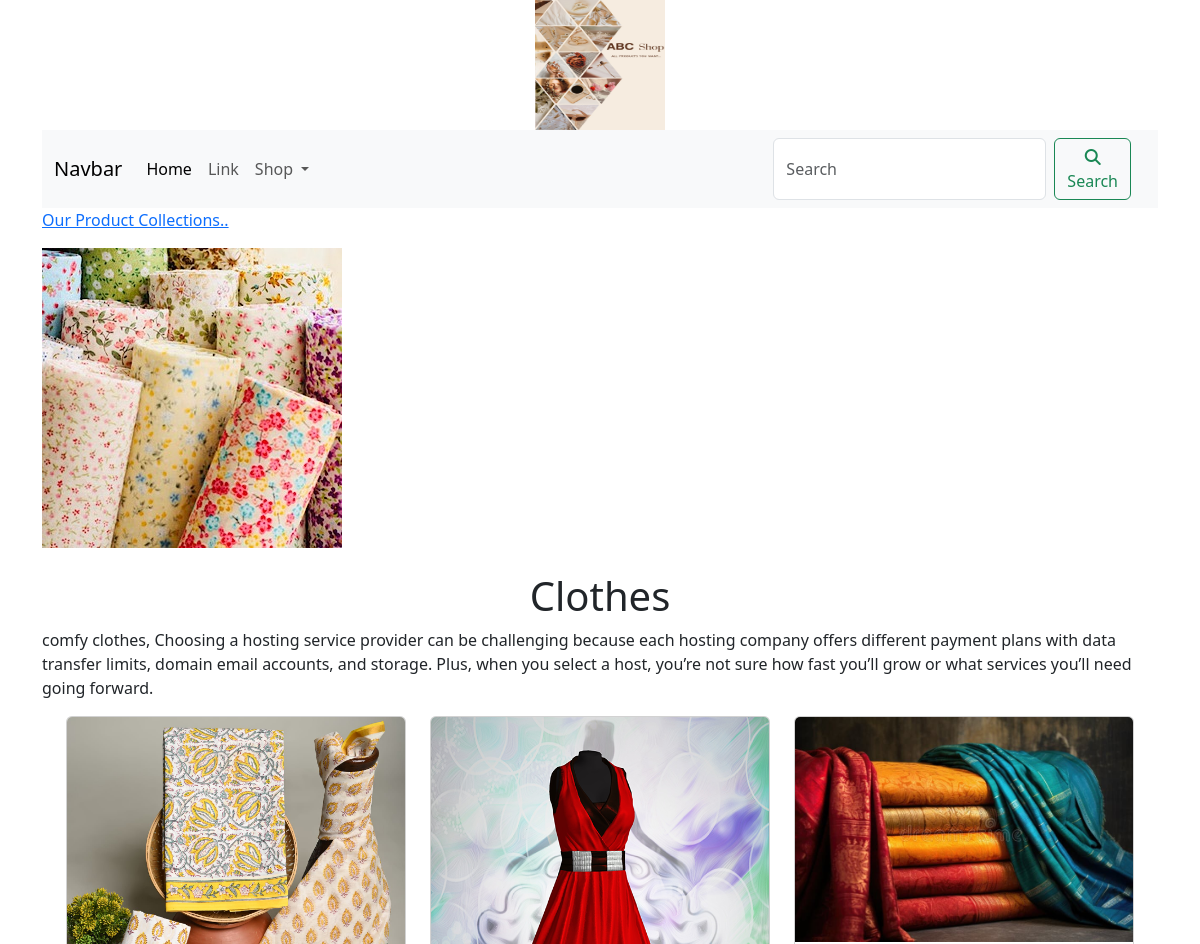
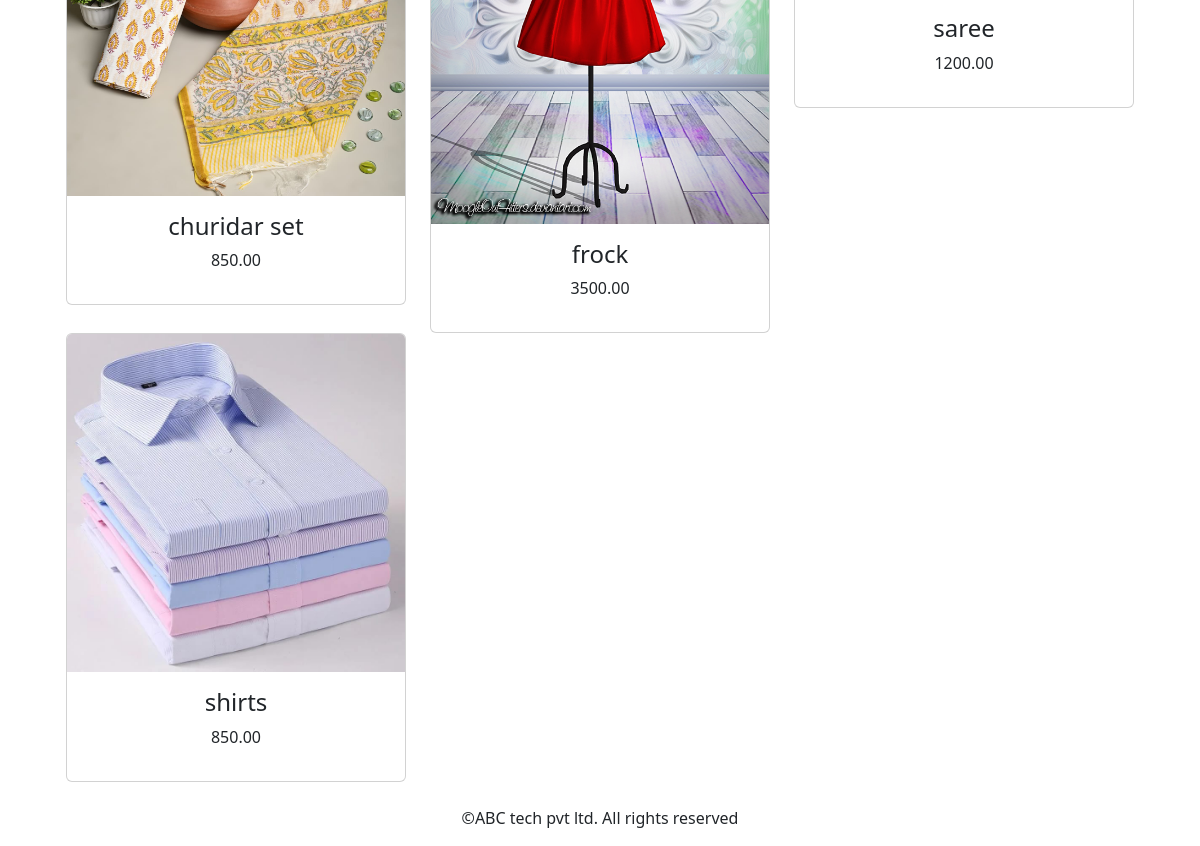
Page /clothes/ on the committed database (2 pictures, top to bottom).
### shop/models.py (models this page shows, shortened)
class Category(models.Model):
    name=models.CharField(max_length=250,unique=True)
    slug=models.SlugField(max_length=250,unique=True)
    description=models.TextField(blank=True)
    image=models.ImageField(upload_to='category',blank=True)
    class Meta:
        ordering=('name',)
        verbose_name='category'
        verbose_name_plural='categories'
    def get_url(self):
        return reverse ('shop:products_by_category',args=[self.slug])

class Product(models.Model):
    name=models.CharField(max_length=250,unique=True)
    slug=models.SlugField(max_length=250,unique=True)
    description=models.TextField(blank=True)
    price=models.DecimalField(max_digits=10,decimal_places=2)
    category=models.ForeignKey(Category,on_delete=models.CASCADE)
    image=models.ImageField(upload_to='product',blank=True)
    stock=models.IntegerField()
    available=models.BooleanField(default=True)
    created=models.DateTimeField(auto_now_add=True)
    updated=models.DateTimeField(auto_now=True)
    def get_url(self):
        return reverse('shop:prodCatdetail',args=[self.category.slug,self.slug])
    class Meta:
        ordering=('name',)
        verbose_name='product'
        verbose_name_plural='products'

### shop/views.py (the view)
# urls.py: path('',views.allProdCat,name='allProdCat'),
def allProdCat(request,c_slug=None):
    c_page=None
    products_list=None
    if c_slug is not None:
        c_page=get_object_or_404(Category,slug=c_slug)
        products_list=Product.objects.all().filter(category=c_page,available=True)
    else:
        products_list=Product.objects.all().filter(available=True)
    paginator=Paginator(products_list,6)
    try:
        page=int(request.GET.get('page','1'))
    except:
        page=1
    try:
        products=paginator.page(page)
    except(EmptyPage,InvalidPage):
        products=paginator.page(paginator.num_pages)
    return render(request,"category.html",{'category':c_page,'products':products})

### cart/context_processors.py (called while the page is built)
def counter(request):
    item_count=0
    if 'admin' in request.path:
        return {}
    else:
        try:
            cart=Cart.objects.filter(cart_id=_cart_id(request))
            cart_items=CartItem.objects.all().filter(cart=cart[:1])
            for cart_item in cart_items:
                item_count += cart_item.quantity
        except Cart.DoesNotExist:
            item_count =0
    return dict(item_count=item_count)

### cart/views.py (called while the page is built)
def _cart_id(request):
    cart=request.session.session_key
    if not cart:
        cart=request.session.create()
    return cart

### shop/context_processors.py (called while the page is built)
def menu_links(request):
    links=Category.objects.all()
    return dict(links=links)

### template/category.html (shortened to what this page needs)
{% extends 'base.html' %}
{% load static %}
{% block content %}
{% if category %}
    <div>
       <div class="row my_row_class">
           <div class="mx-auto">
           <p><a href="{% url 'shop:allProdCat' %}">Our Product Collections..</a></p>
           </div>
       </div>
    </div>
{% endif %}
     <div class="mx-auto">
     {% if category %}
         <img class="my_image" src="{{category.image.url}}" alt="{{category.name}}">
     </div><br>
     <div>
         <h1 class="text-center my_title">{{category.name}}</h1>
         <p class="text-justify"> {{category.description}}</p>
     </div>
     {% endif %}
<div class="container">
     <div class="row mx-auto">
          {% for product in products.object_list %}
          <div class="my_bottom_margin col-9 col-sm-12 col-md-4 col-lg-4">
               <div class="card text-center" style="min-wid:18rem;">
                    <a href="{{product.get_url}}"><img class="card-img-top my_image" src="{{product.image.url}}" alt="{{product.name}}"></a>
                   <div class="card-body">
                       <h4>{{product.name}}</h4>
                       <p>{{product.price}}</p>
                   </div>
               </div>
          </div>
         {% endfor %}
     </div>
    <br>
</div>
{% endblock %}

### rows in the picture
Category: image (picture), name "Clothes", description "comfy clothes, Choosing a hosting service provider can be challenging because each hosting company offers different payment plans with data transfer limits, domain email accounts, and storage. Plus, when you select a host, you’re not sure how fast you’ll grow or what services you’ll need going forward."
Product: image (picture), name "churidar set", price "850.00"
Product: image (picture), name "frock", price "3500.00"
Product: image (picture), name "saree", price "1200.00"
Product: image (picture), name "shirts", price "850.00"
